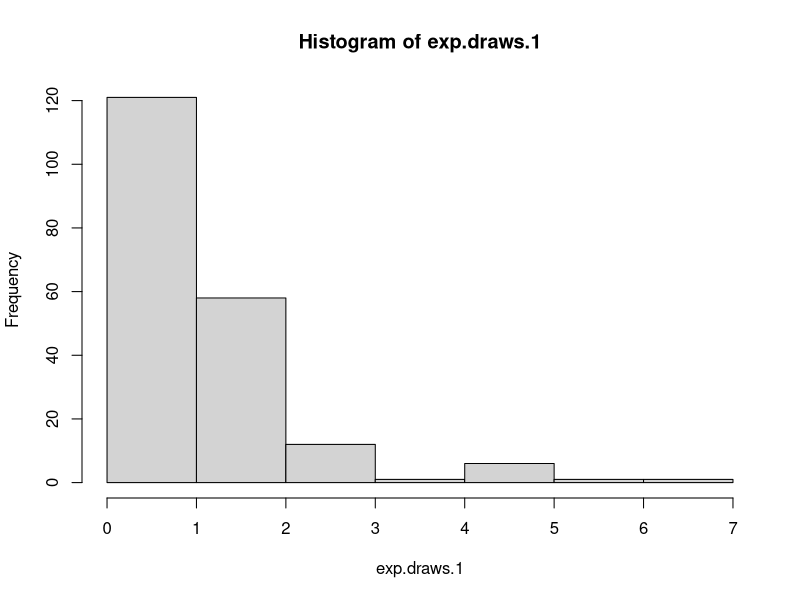
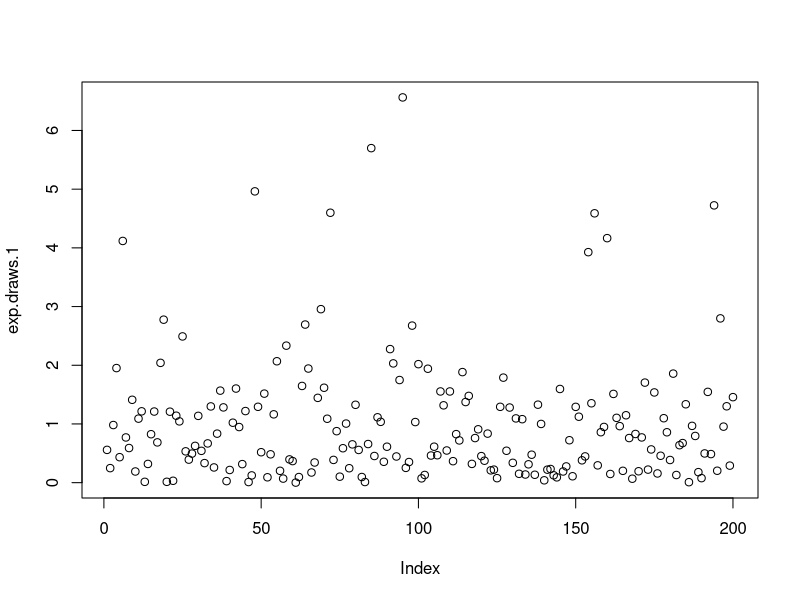
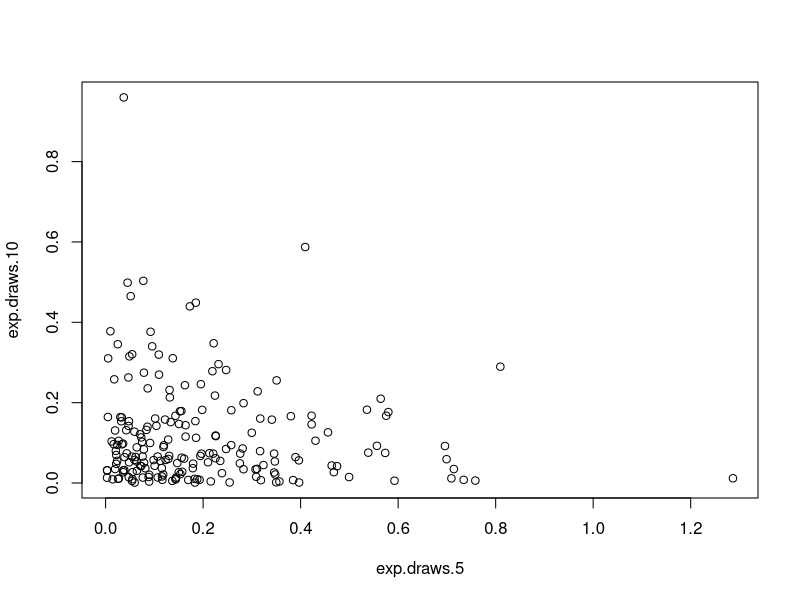
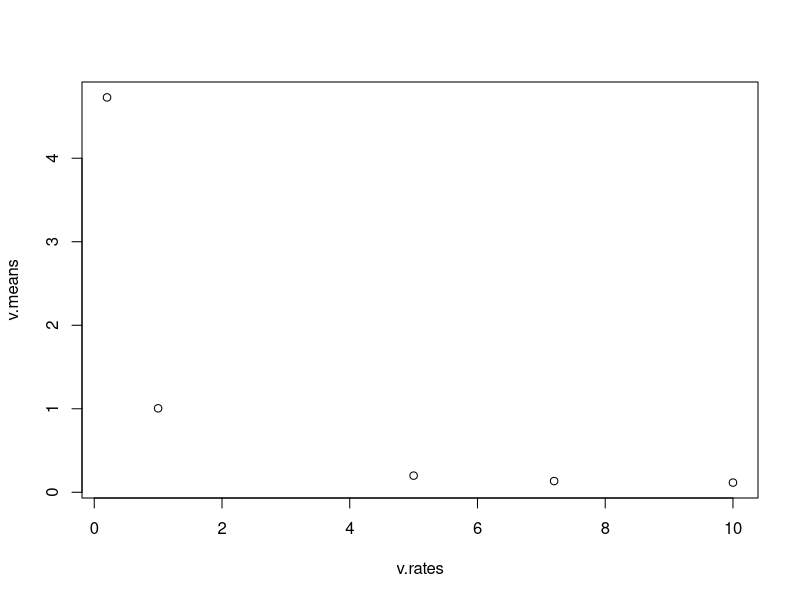
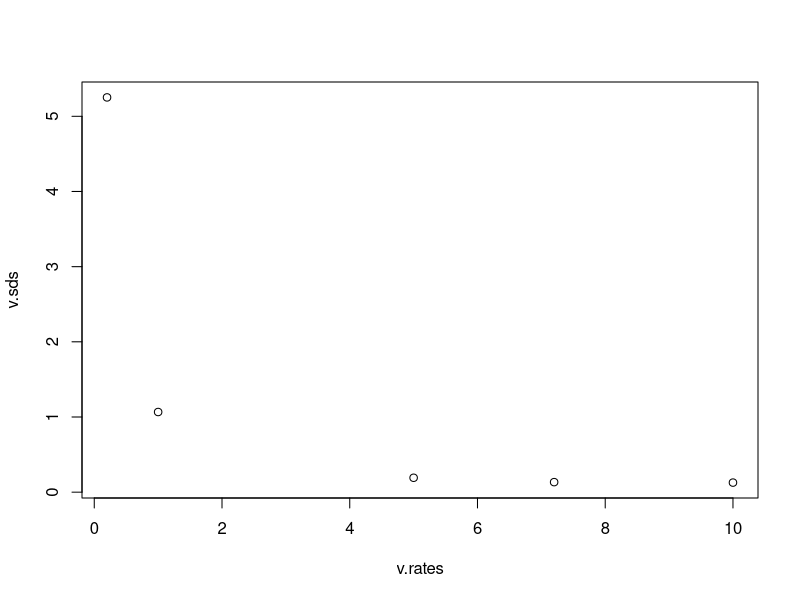
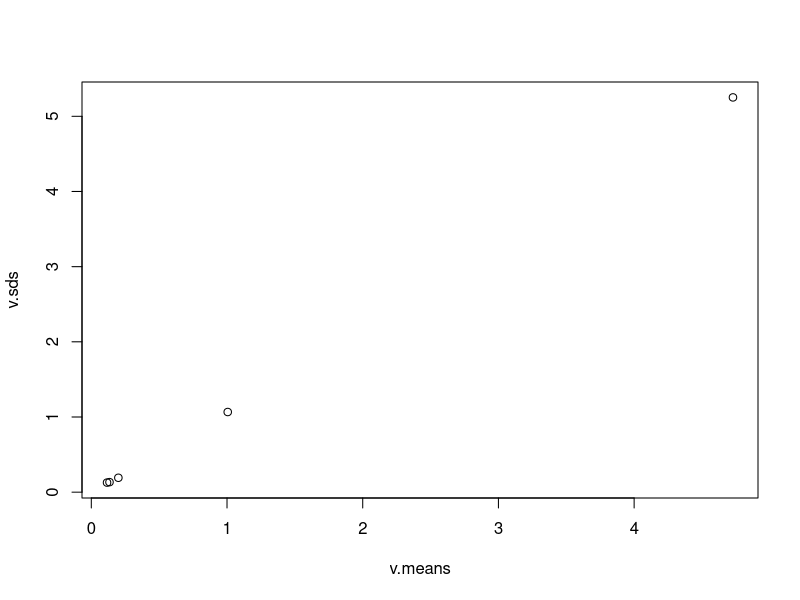
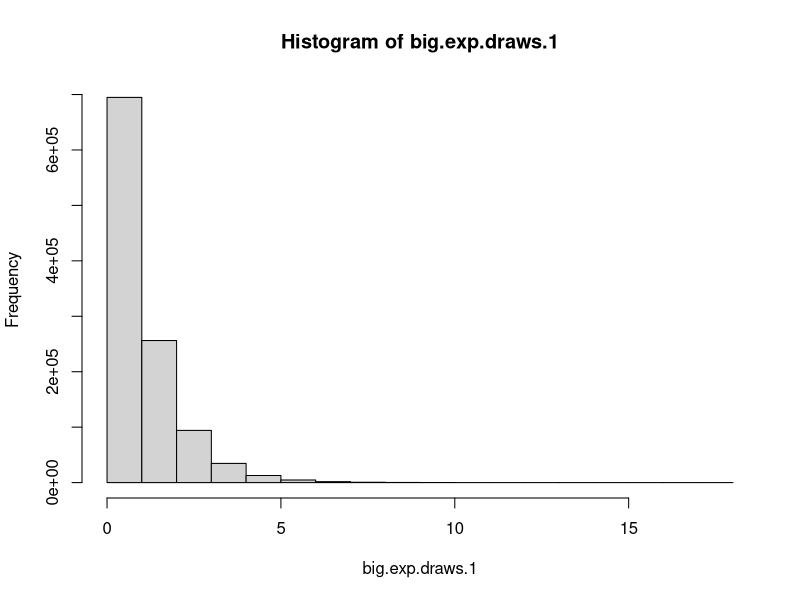
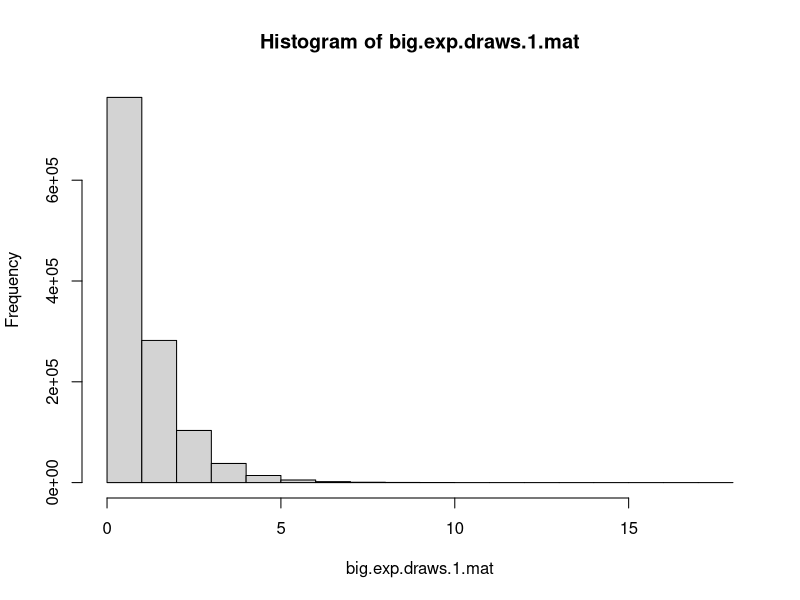

These figures' R source, in order:
## ---- chunk 1
exp.draws.1 <- rexp(n=200)
## ---- chunk 2
exp.draws.0.2 <- rexp(n=200, rate=0.2)
exp.draws.5 <- rexp(n=200, rate=5)
exp.draws.7.3 <- rexp(n=200, rate=7.3)
exp.draws.10 <- rexp(n=200, rate=10)
## ---- chunk 3
hist(exp.draws.1)
plot(exp.draws.1)
plot(exp.draws.5, exp.draws.10)
## ---- chunk 4
v.means <- c(mean(exp.draws.0.2), mean(exp.draws.1), mean(exp.draws.5), mean(exp.draws.7.3), mean(exp.draws.10))
v.rates <- c(0.2, 1, 5, 7.2, 10)
v.sds <- c(sd(exp.draws.0.2), sd(exp.draws.1), sd(exp.draws.5), sd(exp.draws.7.3), sd(exp.draws.10))

plot(v.rates, v.means)
plot(v.rates, v.sds)
plot(v.means, v.sds)
## ---- chunk 5
big.exp.draws.1 <- rexp(n=1100000)

# a. Calculate the mean and standard deviation. 
mean(big.exp.draws.1)
sd(big.exp.draws.1)


# b. Plot a histogram of big.exp.draws.1. Does it match the function (1-e^{-x})? Should it?
hist(big.exp.draws.1)


# c. Find the mean of all of the entries in big.exp.draws.1 which are strictly greater than 1. 
# You may need to first create a new vector to identify which elements satisfy this.

mean(big.exp.draws.1[which(big.exp.draws.1 > 1)])


# d. Create a matrix, big.exp.draws.1.mat, containing the the values in big.exp.draws.1, with 1100 
# rows and 1000 columns. Use this matrix as the input to the hist() function and save the result to a 
# variable of your choice. What happens to your data?

big.exp.draws.1.mat <- matrix(big.exp.draws.1, nrow=1100, ncol=1100)

big.hist <- hist(big.exp.draws.1.mat)

# The new variable ("big.hist") is now a list of characteristics of the histogram

# e. Calculate the mean of the 371st column of big.exp.draws.1.mat.

mean(big.exp.draws.1.mat[,371])

# f. Now, find the means of all 1000 columns of big.exp.draws.1.mat simultaneously. 
# Plot the histogram of column means. Explain why its shape does not match the histogram in problem 5b).

big.means <- apply(big.exp.draws.1.mat,2,mean)
hist(big.means)


